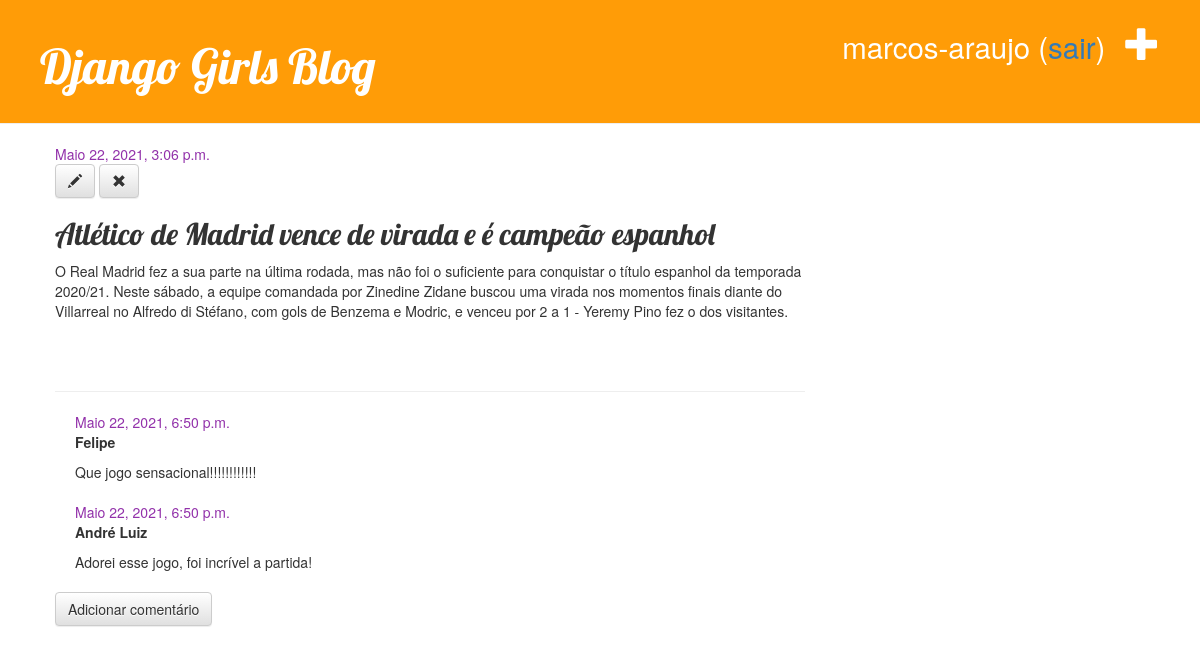
The app's page /post/4/ (signed in) with its own data.
### blog/models.py (models this page shows, shortened)
class Post(models.Model):
    author = models.ForeignKey(settings.AUTH_USER_MODEL, on_delete=models.CASCADE)
    title = models.CharField(max_length=200)
    text = models.TextField()
    created_date = models.DateTimeField(default=timezone.now)
    published_date = models.DateTimeField(blank=True, null=True)

class Comment(models.Model):
    post = models.ForeignKey('blog.Post', on_delete=models.CASCADE, related_name='comments')
    author = models.CharField(max_length=200)
    text = models.TextField()
    created_date = models.DateTimeField(default=timezone.now)
    approved_comment = models.BooleanField(default=False)

### blog/views.py (the view)
# urls.py: path('post/<int:pk>/', views.post_detail, name='post_detail'),
def post_detail(request, pk):
    post = get_object_or_404(Post, pk=pk)
    return render(request, 'blog/post_detail.html', {'post': post})

### blog/templates/blog/post_detail.html (shortened to what this page needs)
{% extends 'blog/base.html' %}
{% block content %}
    <div class="post">
        {% if post.published_date %}
            <div class="date">
                {{ post.published_date }}
            </div>
        {% endif %}
        {% if user.is_authenticated %}
        <a class="btn btn-default" href="{% url 'post_edit' pk=post.pk %}"><span class="glyphicon glyphicon-pencil"></span></a>
        <a class="btn btn-default" href="{% url 'post_remove' pk=post.pk %}"><span class="glyphicon glyphicon-remove"></span></a>
        {% endif %}
        <h2>{{ post.title }}</h2>
        <p>{{ post.text|linebreaksbr }}</p>
    </div>
    <hr>
    {% for comment in post.comments.all %}
    {% if user.is_authenticated or comment.approved_comment %}
    <div class="comment">
        <div class="date">
            {{ comment.created_date }}
        </div>
        <strong>{{ comment.author }}</strong>
        <p>{{ comment.text|linebreaks }}</p>
    </div>
    {% endif %}
{% empty %}
    <p>Nenhum comentário aqui ainda &#x1F641;</p>
{% endfor %}
        <a class="btn btn-default" href="{% url 'add_comment_to_post' pk=post.pk %}">Adicionar comentário</a>
{% endblock %}

### blog/templates/blog/base.html (shortened to what this page needs)
{% load static %}
<!DOCTYPE html>
<html lang="pt-br">
<head>
    <link rel="stylesheet" href="//maxcdn.bootstrapcdn.com/bootstrap/3.2.0/css/bootstrap.min.css">
    <link rel="stylesheet" href="//maxcdn.bootstrapcdn.com/bootstrap/3.2.0/css/bootstrap-theme.min.css">
    <link rel="stylesheet" href="{% static 'css/blog.css' %}">
</head>
<body>
    <div class="page-header">
        {% if user.is_authenticated %}
            <a href="{% url 'post_new' %}" class="top-menu"><span class="glyphicon glyphicon-plus"></span></a>
            <p class="top-menu"> <small>{{ user.username }} (<a href="{% url 'logout' %}">sair</a>)</small></p>
        {% else %}
            <a href="{% url 'login' %}" class="top-menu"><span class="glyphicon glyphicon-lock"></span></a>
        {% endif %}
        <h1><a href="/">Django Girls Blog</a></h1>
    </div>
    <div class="content container">
        <div class="row">
            <div class="col-md-8">
            {% block content %}
            {% endblock %}
            </div>
        </div>
    </div>
</body>
</html>

### blog/static/css/blog.css (style rules this page uses)
.page-header { background-color: #ff9c07; margin-top: 0; padding: 20px 20px 20px 40px; }
.page-header h1, .page-header h1 a, .page-header h1 a:visited, .page-header h1 a:active { color: #ffffff; font-size: 36pt; text-decoration: none; }
.content { margin-left: 40px; }
h1, h2, h3, h4 { font-family: 'Lobster', cursive; }
.date { color: #9231aa; }
.top-menu, .top-menu:hover, .top-menu:visited { color: #ffffff; float: right; font-size: 26pt; margin-right: 20px; }
.post { margin-bottom: 70px; }
.comment { margin: 20px 0px 20px 20px; }

### records on screen
Post: published_date "Maio 22, 2021, 3:06 p.m.", title "Atlético de Madrid vence de virada e é campeão espanhol", text "O Real Madrid fez a sua parte na última rodada, mas não foi o suficiente para conquistar o título espanhol da temporada 2020/21. Neste sábado, a equipe comandada por Zinedine Zidane buscou uma virada nos momentos finais diante do Villarreal no Alfredo di Stéfano, com gols de Benzema e Modric, e venceu por 2 a 1 - Yeremy Pino fez o dos visitantes."
Comment: created_date "Maio 22, 2021, 6:50 p.m.", author "Felipe", text "Que jogo sensacional!!!!!!!!!!!!"
Comment: created_date "Maio 22, 2021, 6:50 p.m.", author "André Luiz", text "Adorei esse jogo, foi incrível a partida!"

### other values on screen
{{ user.username }} "marcos-araujo"
